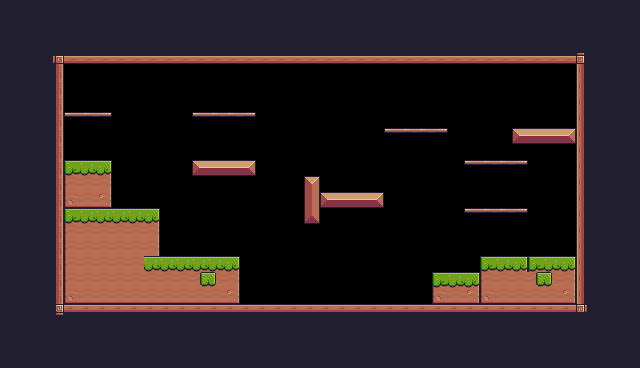

A level layout from a 2D game, rendered from its tile map. Below: a short description, then the map file with its tile-grid data intact:
An orthogonal 40x23 tile map with 16x16 px tiles, 1 tile layer (Background) and 36 objects (13x Fruit, 5x Platform, 3x Saw, Player, Checkpoint).

<map version="1.10" tiledversion="1.10.2" orientation="orthogonal" renderorder="right-down" width="40" height="23" tilewidth="16" tileheight="16" infinite="0" nextlayerid="6" nextobjectid="86">
 <tileset firstgid="1" source="Pixel Adventure.tsx" />
 <objectgroup id="3" name="Spawnpoints">
  <object id="51" name="Player" type="Player" x="176" y="208" width="31.4026" height="32.8214" />
  <object id="64" name="Cherries" type="Fruit" x="64" y="128" width="32" height="32" />
  <object id="65" name="Cherries" type="Fruit" x="112" y="176" width="32" height="32" />
  <object id="66" type="Checkpoint" x="512" y="64" width="64" height="64" />
  <object id="72" name="Cherries" type="Fruit" x="384" y="96" width="32" height="32" />
  <object id="73" name="Cherries" type="Fruit" x="416" y="96" width="32" height="32" />
  <object id="74" name="Bananas" type="Fruit" x="192" y="128" width="32" height="32" />
  <object id="75" name="Bananas" type="Fruit" x="224" y="128" width="32" height="32" />
  <object id="76" name="Orange" type="Fruit" x="208" y="80" width="32" height="32" />
  <object id="77" name="Apple" type="Fruit" x="320" y="160" width="32" height="32" />
  <object id="78" name="Apple" type="Fruit" x="352" y="160" width="32" height="32" />
  <object id="79" name="Kiwi" type="Fruit" x="336" y="128" width="32" height="32" />
  <object id="80" name="Apple" type="Fruit" x="464" y="176" width="32" height="32" />
  <object id="81" name="Kiwi" type="Fruit" x="496" y="176" width="32" height="32" />
  <object id="82" name="Orange" type="Fruit" x="544" y="224" width="32" height="32" />
  <object id="83" type="Saw" x="320" y="288" width="32" height="32">
   <properties>
    <property name="isVertical" type="bool" value="false" />
    <property name="offNeg" type="float" value="5" />
    <property name="offPos" type="float" value="5" />
   </properties>
  </object>
  <object id="84" type="Saw" x="272" y="176" width="32" height="32">
   <properties>
    <property name="isVertical" type="bool" value="true" />
    <property name="offNeg" type="float" value="3" />
    <property name="offPos" type="float" value="7" />
   </properties>
  </object>
  <object id="85" type="Saw" x="480" y="224" width="32" height="32">
   <properties>
    <property name="isVertical" type="bool" value="false" />
    <property name="offNeg" type="float" value="0" />
    <property name="offPos" type="float" value="4" />
   </properties>
  </object>
 </objectgroup>
 <objectgroup id="4" name="Collisions">
  <object id="2" x="48" y="48" width="16" height="272" />
  <object id="3" x="64" y="304" width="528" height="16" />
  <object id="4" x="576" y="64" width="16" height="240" />
  <object id="6" x="64" y="48" width="528" height="16" />
  <object id="52" x="64" y="256" width="176" height="48" />
  <object id="54" x="64" y="208" width="96" height="48" />
  <object id="55" x="64" y="160" width="48" height="48" />
  <object id="56" x="480" y="256" width="96" height="48" />
  <object id="57" x="432" y="272" width="48" height="32" />
  <object id="58" x="304" y="176" width="16" height="48" />
  <object id="59" x="320" y="192" width="64" height="16" />
  <object id="60" x="192" y="160" width="64" height="16" />
  <object id="61" type="Platform" x="64" y="112" width="48" height="16" />
  <object id="67" x="512" y="128" width="64" height="16" />
  <object id="68" type="Platform" x="192" y="112" width="64" height="16" />
  <object id="69" type="Platform" x="384" y="128" width="64" height="16" />
  <object id="70" type="Platform" x="464" y="160" width="64" height="16" />
  <object id="71" type="Platform" x="464" y="208" width="64" height="16" />
 </objectgroup>
 <layer id="5" name="Background" width="40" height="23">
  <properties>
   <property name="BackgroundColor" value="Blue" />
  </properties>
  <data encoding="csv">
24,24,24,24,24,24,24,24,24,24,24,24,24,24,24,24,24,24,24,24,24,24,24,24,24,24,24,24,24,24,24,24,24,24,24,24,24,24,24,24,
24,24,24,24,24,24,24,24,24,24,24,24,24,24,24,24,24,24,24,24,24,24,24,24,24,24,24,24,24,24,24,24,24,24,24,24,24,24,24,24,
24,24,24,24,24,24,24,24,24,24,24,24,24,24,24,24,24,24,24,24,24,24,24,24,24,24,24,24,24,24,24,24,24,24,24,24,24,24,24,24,
24,24,24,92,134,134,134,134,134,134,134,134,134,134,134,134,134,134,134,134,134,134,134,134,134,134,134,134,134,134,134,134,134,134,134,134,93,24,24,24,
24,24,24,113,0,0,0,0,0,0,0,0,0,0,0,0,0,0,0,0,0,0,0,0,0,0,0,0,0,0,0,0,0,0,0,0,111,24,24,24,
24,24,24,113,0,0,0,0,0,0,0,0,0,0,0,0,0,0,0,0,0,0,0,0,0,0,0,0,0,0,0,0,0,0,0,0,111,24,24,24,
24,24,24,113,0,0,0,0,0,0,0,0,0,0,0,0,0,0,0,0,0,0,0,0,0,0,0,0,0,0,0,0,0,0,0,0,111,24,24,24,
24,24,24,113,40,41,42,0,0,0,0,0,40,41,41,42,0,0,0,0,0,0,0,0,0,0,0,0,0,0,0,0,0,0,0,0,111,24,24,24,
24,24,24,113,0,0,0,0,0,0,0,0,0,0,0,0,0,0,0,0,0,0,0,0,40,41,41,42,0,0,0,0,13,14,14,15,111,24,24,24,
24,24,24,113,0,0,0,0,0,0,0,0,0,0,0,0,0,0,0,0,0,0,0,0,0,0,0,0,0,0,0,0,0,0,0,0,111,24,24,24,
24,24,24,113,7,8,9,0,0,0,0,0,13,14,14,15,0,0,0,0,0,0,0,0,0,0,0,0,0,40,41,41,42,0,0,0,111,24,24,24,
24,24,24,113,29,30,31,0,0,0,0,0,0,0,0,0,0,0,0,16,0,0,0,0,0,0,0,0,0,0,0,0,0,0,0,0,111,24,24,24,
24,24,24,113,51,52,53,0,0,0,0,0,0,0,0,0,0,0,0,38,13,14,14,15,0,0,0,0,0,0,0,0,0,0,0,0,111,24,24,24,
24,24,24,113,7,8,8,8,8,9,0,0,0,0,0,0,0,0,0,60,0,0,0,0,0,0,0,0,0,40,41,41,42,0,0,0,111,24,24,24,
24,24,24,113,29,30,30,30,30,31,0,0,0,0,0,0,0,0,0,0,0,0,0,0,0,0,0,0,0,0,0,0,0,0,0,0,111,24,24,24,
24,24,24,113,29,30,30,30,30,31,0,0,0,0,0,0,0,0,0,0,0,0,0,0,0,0,0,0,0,0,0,0,0,0,0,0,111,24,24,24,
24,24,24,113,29,30,30,30,30,8,8,8,8,8,9,0,0,0,0,0,0,0,0,0,0,0,0,0,0,0,7,8,9,7,8,9,111,24,24,24,
24,24,24,113,29,30,30,30,30,30,30,30,32,33,31,0,0,0,0,0,0,0,0,0,0,0,0,7,8,9,29,30,30,32,33,31,111,24,24,24,
24,24,24,113,51,52,52,52,52,52,52,52,52,52,53,0,0,0,0,0,0,0,0,0,0,0,0,51,52,53,51,52,52,52,52,53,111,24,24,24,
24,24,24,114,90,90,90,90,90,90,90,90,90,90,90,90,90,90,90,90,90,90,90,90,90,90,90,90,90,90,90,90,90,90,90,90,115,24,24,24,
24,24,24,24,24,24,24,24,24,24,24,24,24,24,24,24,24,24,24,24,24,24,24,24,24,24,24,24,24,24,24,24,24,24,24,24,24,24,24,24,
24,24,24,24,24,24,24,24,24,24,24,24,24,24,24,24,24,24,24,24,24,24,24,24,24,24,24,24,24,24,24,24,24,24,24,24,24,24,24,24,
24,24,24,24,24,24,24,24,24,24,24,24,24,24,24,24,24,24,24,24,24,24,24,24,24,24,24,24,24,24,24,24,24,24,24,24,24,24,24,24
</data>
 </layer>
</map>
